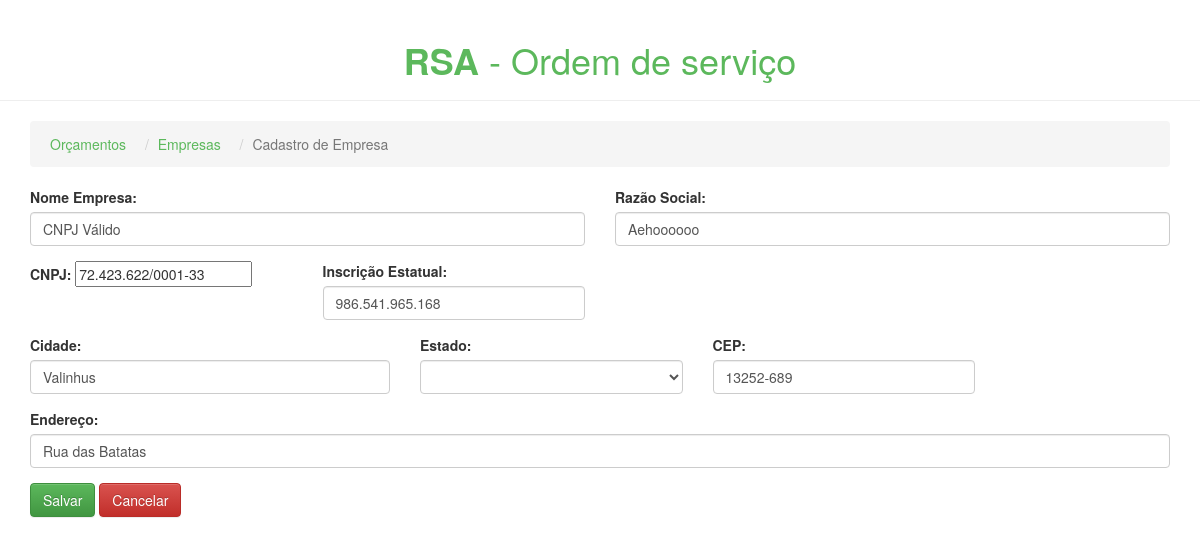
The app's page /pros/empresas/update_empresa/3/ with its own data.
### pros/models.py (models this page shows, shortened)
class Empresa(models.Model):
    nome_empresa = models.CharField(max_length=200)
    nome_social = models.CharField(max_length=200)
    cnpj = models.CharField(max_length=20, unique=True)
    insc_estadual = models.CharField(max_length=20)
    cidade = models.CharField(max_length=100)
    estado = models.CharField(max_length=100)
    end = models.CharField(max_length=300)
    cep = models.CharField(max_length=10)

### pros/views.py (the view)
# urls.py: url(r'^empresas/update_empresa/(\d+)/$', views.update_empresa, name='update_empresa'),
def update_empresa(request, pk):
    empresa = Empresa.objects.get(pk=pk)
    form = CadastrarEmpresa(request.POST or None, instance=empresa)
    if form.is_valid():
        form.save()
        return redirect('pros:empresas')
    return render(request, 'pros/update_empresa.html', {'form': form, 'pk': pk})

### pros/forms.py
class CadastrarEmpresa(forms.ModelForm):
	nome_empresa = forms.CharField(widget=forms.TextInput(attrs={'class': 'form-control', 'id': 'nome_empresa'}))
	nome_social = forms.CharField(widget=forms.TextInput(attrs={'class': 'form-control', 'id': 'nome_social'}))
	cnpj = BRCNPJField(max_length=18, min_length=14, widget=forms.TextInput(attrs={'class': 'form-control', 'id': 'cnpj'}))
	insc_estadual = forms.CharField(widget=forms.TextInput(attrs={'class': 'form-control', 'id': 'insc_estadual'}))
	cidade = forms.CharField(widget=forms.TextInput(attrs={'class': 'form-control', 'id': 'cidade'}))
	estado = forms.ChoiceField(choices=STATE_CHOICES, widget=forms.Select(attrs={'class': 'form-control'}))
	end = forms.CharField(widget=forms.TextInput(attrs={'class': 'form-control', 'id': 'end'}))
	cep = forms.CharField(widget=forms.TextInput(attrs={'class': 'form-control', 'id': 'cep'}))
	class Meta:
		model = Empresa
		fields = ('nome_empresa', 'nome_social', 'cnpj', 'insc_estadual', 'cidade', 'estado', 'end', 'cep')

### pros/templates/pros/update_empresa.html (shortened to what this page needs)
<!DOCTYPE HTML>
{% load staticfiles %}
<html lang="pt-br">
    <head>
        <link rel="stylesheet" href="{% static 'css/bootstrap.min.css' %}">
        <link rel="stylesheet" href="{% static 'css/bootstrap-theme.min.css' %}">
        <link rel="stylesheet" href="{% static 'css/pros.css' %}">
    </head>
    <body>
        <header class="page-header text-center color-link-empresa">
            <h1><strong>RSA</strong> - Ordem de serviço</h1>
        </header>
        <div class="container">
            <ul class="breadcrumb">
                <li><a class="color-link-empresa" href="{% url 'pros:index' %}">Orçamentos</a></li>
                <li><a class="color-link-empresa" href="{% url 'pros:empresas' %}">Empresas</a> </li>
                <li class="active">Cadastro de Empresa</li>
            </ul>
            <form action="{% url 'pros:update_empresa' pk %}" method="post">
                <div class="row">
                    <div class="col-sm-6">
                        <div class="form-group col">
                            <label for="nome_empresa">Nome Empresa:</label>
                            {{ form.nome_empresa }}
                        </div>
                    </div>
                    <div class="col-sm-6">
                        <div class="form-group col">
                            <label for="nome_social">Razão Social:</label>
                            {{ form.nome_social }}
                        </div>
                    </div>
                </div>
                <div class="row">
                    <div class="col-sm-3">
                        <div class="form-group">
                            <label for="cnpj">CNPJ:</label>
                            {{ form.cnpj }}
                        </div>
                    </div>
                    <div class="col-sm-3">
                         <div class="form-group">
                            <label for="insc_estadual">Inscrição Estatual:</label>
                            {{ form.insc_estadual }}
                        </div>
                    </div>
                </div>
                <div class="row">
                    <div class="col-sm-4">
                        <div class="form-group">
                            <label for="cidade">Cidade:</label>
                            {{ form.cidade }}
                        </div>
                    </div>
                    <div class="col-sm-3">
                         <div class="form-group">
                            <label for="estado">Estado:</label>
                            {{ form.estado }}
                        </div>
                    </div>
                    <div class="col-sm-3">
                        <div class="form-group">
                            <label for="cep">CEP:</label>
                            {{ form.cep }}
                        </div>
                    </div>
                </div>
                <div class="form-group">
                    <label for="end">Endereço:</label>
                    {{ form.end }}
                </div>
                <button type="submit" class="btn btn-success">Salvar</button>
                <a href="{% url 'pros:empresas' %}" type="reset" class="btn btn-danger">Cancelar</a>
            </form>
        </div>
    </body>
</html>

### pros/static/css/pros.css (style rules this page uses)
body { background-color: e9e9e9; }
.color-link-empresa { color: #5cb85c; }
.breadcrumb li { padding: 5px; }

### records on screen
Empresa: nome_empresa "CNPJ Válido", nome_social "Aehoooooo", cnpj "72.423.622/0001-33", insc_estadual "986.541.965.168", cidade "Valinhus", cep "13252-689", end "Rua das Batatas"
